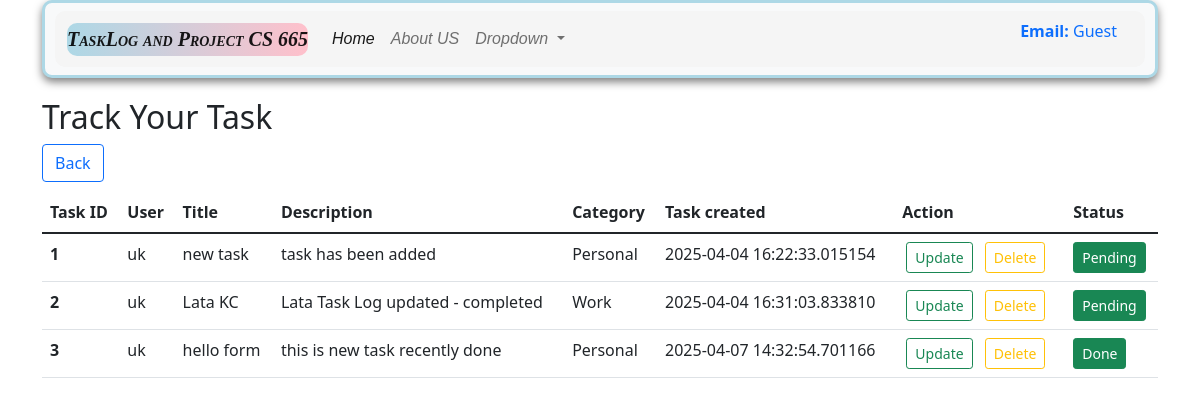
The page /tasklogdetail on the database its author committed.
### app.py (models this page shows, shortened)
class task_catagories(db.Model):
    __tablename__ ='task_catagories'
    cat_id = db.Column(db.Integer, primary_key=True)
    category_type = db.Column(db.String(50), nullable= False)
    user_id = db.Column(db.Integer, db.ForeignKey('user_register.user_id'), nullable=False)
    task_id = db.Column(db.Integer, db.ForeignKey('TaskLog.task_id'), nullable=False)

class user_register(db.Model, UserMixin):
    __tablename__ = "user_register"
    user_id = db.Column(db.Integer, primary_key=True)
    name = db.Column(db.String(100), nullable= False)
    email =db.Column(db.String(100), nullable = False, unique=True)
    password = db.Column(db.String(255), nullable =False)
    date_created = db.Column(db.DateTime, default = datetime.utcnow)

class Task_log(db.Model):
    __tablename__ = 'TaskLog'
    task_id = db.Column(db.Integer, primary_key =True)
    user_id = db.Column(db.Integer, db.ForeignKey('user_register.user_id'), nullable=False)
    title = db.Column(db.String(200), nullable = False)
    description = db.Column(db.String(700), nullable = False)
    task_created = db.Column(db.DateTime, default = datetime.utcnow)
    status = db.Column(db.String(50), default ="Pending")
    categories = db.relationship('task_catagories', backref='task', lazy=True)

### app.py (the view)
@app.route('/tasklogdetail', methods =['GET', 'POST'])
def tasklogdetails():
    alltasklog = (
        db.session.query(Task_log, task_catagories.category_type,user_register.name)
        .outerjoin(task_catagories, Task_log.task_id == task_catagories.task_id)
        .join(user_register, Task_log.user_id==user_register.user_id)
        .all()
    )
    return render_template('tasklogdetail.html', alltasklog=alltasklog)

### templates/tasklogdetail.html (shortened to what this page needs)
{% extends "base.html" %}
{% block body %}
<div class ="container my-3" >
    <h2> Track Your Task</h2>
    <a href='/dashboard' class ="btn btn-outline-primary"> Back</a>
    {% if alltasklog|length==0 %}
    <div class="alert alert-secondary" role="alert">
        No data found! Please add your data.
        </div>
        {% else %}
        <table class="table">
            <thead>
            <tr>
                <th scope="col">Task ID</th>
                <th scope="col">User</th>
                <th scope="col">Title</th>
                <th scope="col">Description</th>
                <th scope='col'> Category</th>
                <th scope='col'> Task created</th>
                <th scope='col'> Action</th>
                <th scope="col">Status</th>
            </tr>
            </thead>
            <tbody>
            {% for Task_log, category_type, user_name in alltasklog %}
            <tr>
            <th scope="row">{{loop.index}}</th>
            <td>{{user_name}}</td>
            <td>{{Task_log.title}}</td>
            <td>{{Task_log.description}}</td>
            <td>{{category_type if category_type else "No Category" }}</td>
            <td>{{Task_log.task_created}}</td>
            <td>
                <a href="/update_tasklog/{{Task_log.task_id}}" type="button" class="btn btn-outline-success btn-sm mx-1">Update</a>
                <a href="/delete_tasklog/{{Task_log.task_id}}" type="button" class="btn btn-outline-warning btn-sm mx-1">Delete</a>
            </td>
            <td>
                {% if Task_log.status == "done" %}
                    <button class ="btn btn-success btn-sm move-task" data-task-id="{{ Task_log.task_id }}" data-status="Pending"> Pending</button>
                {% else %}
                    <button class ="btn btn-success btn-sm move-task" data-task-id="{{ Task_log.task_id}}" data-status="done"> Done</button>
                {% endif %}
            </td>
        </tr>
        {% endfor %}
    </tbody>
</table>
            {% endif %}
</div>
{% endblock body %}

### static/css/style.css (style rules this page uses)
.btn-success { border-radius: 8px; background-color: #28a745; border: none; font-weight: 600; margin: center; }
.btn-outline-primary { border-radius: 8px; margin-right: 10px; margin-bottom: 10px; }

### rows shown on the page
task_catagories: name "uk", title "new task", description "task has been added", category_type "Personal", task_created "2025-04-04 16:22:33.015154"
task_catagories: name "uk", title "Lata KC", description "Lata Task Log updated - completed", category_type "Work", task_created "2025-04-04 16:31:03.833810"
task_catagories: name "uk", title "hello form", description "this is new task recently done", category_type "Personal", task_created "2025-04-07 14:32:54.701166"

### other values the page prints
{{ user.email if user else "Guest" }} "Guest"
